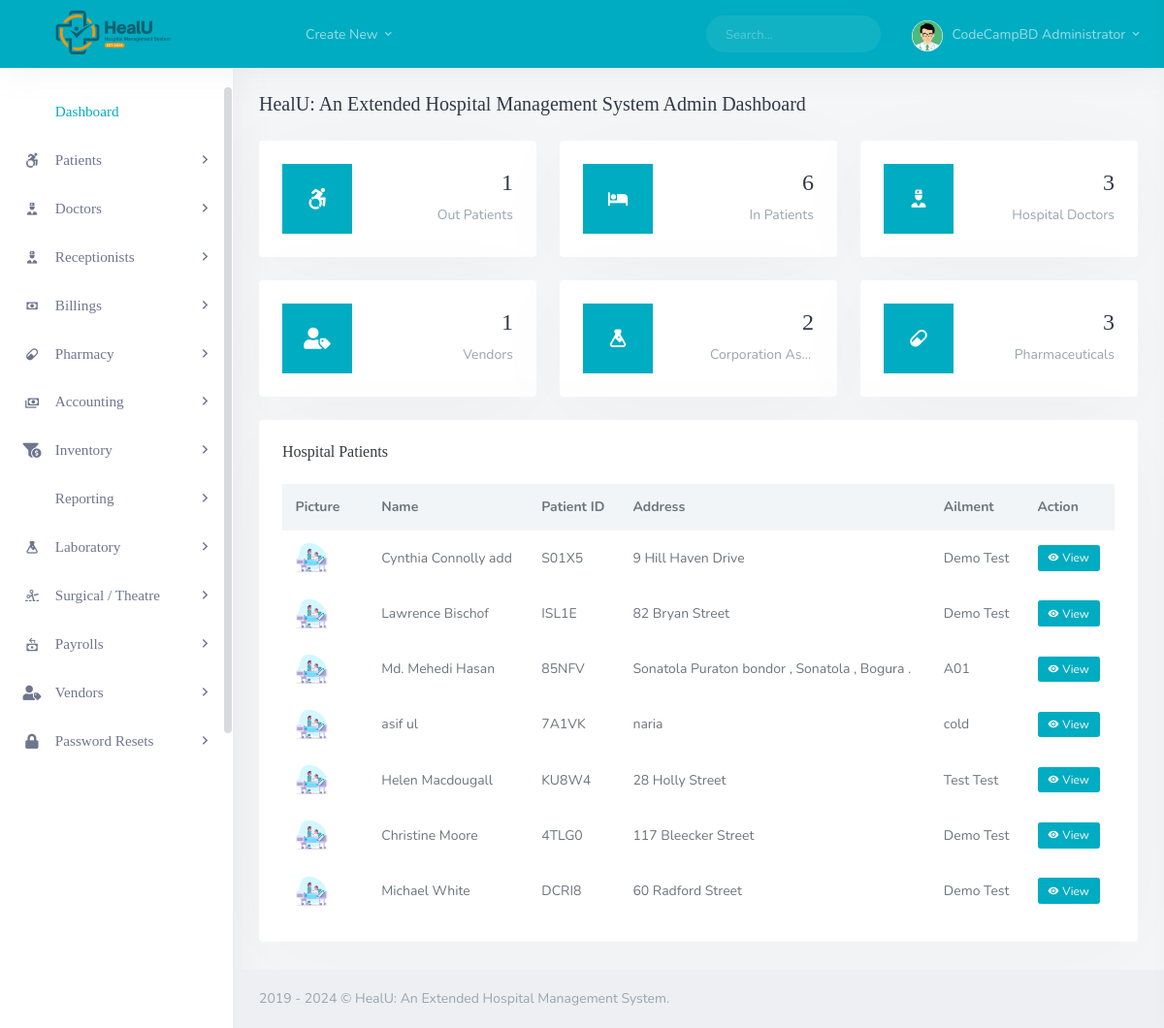
The page /backend/admin/his_admin_dashboard.php (signed in) on the database its author committed.
### tables this page shows
CREATE TABLE `his_admin` (
  `ad_id` int(11) NOT NULL,
  `ad_fname` varchar(200) DEFAULT NULL,
  `ad_lname` varchar(200) DEFAULT NULL,
  `ad_email` varchar(200) DEFAULT NULL,
  `ad_pwd` varchar(200) DEFAULT NULL,
  `ad_dpic` varchar(200) DEFAULT NULL
);

CREATE TABLE `his_patients` (
  `pat_id` int(11) NOT NULL,
  `pat_fname` varchar(200) DEFAULT NULL,
  `pat_lname` varchar(200) DEFAULT NULL,
  `pat_dob` varchar(200) DEFAULT NULL,
  `pat_age` varchar(200) DEFAULT NULL,
  `pat_number` varchar(200) DEFAULT NULL,
  `pat_addr` varchar(200) DEFAULT NULL,
  `pat_phone` varchar(200) DEFAULT NULL,
  `pat_type` varchar(200) DEFAULT NULL,
  `pat_date_joined` timestamp(6) NOT NULL DEFAULT current_timestamp(6) ON UPDATE current_timestamp(6),
  `pat_ailment` varchar(200) DEFAULT NULL,
  `pat_discharge_status` varchar(200) DEFAULT NULL,
   `doc_name` varchar(200) DEFAULT NULL,
  `doc_dept` varchar(200) DEFAULT NULL,
  `assign_doc_date` varchar(200) DEFAULT NULL,
  `assign_doc_time` varchar(200) DEFAULT NULL
);

### backend/admin/his_admin_dashboard.php (the view, shortened to what the rows shown need)
<?php
  include('assets/inc/config.php');
?>
<!DOCTYPE html>
<html lang="en">
<?php include("assets/inc/head.php");?>
<body>
    <div id="wrapper">
        <?php include('assets/inc/nav.php');?>
        <div class="content-page">
            <div class="content">
                <div class="container-fluid">
                    <div class="row">
                        <div class="col-xl-12">
                            <div class="card-box">
                                <div class="table-responsive">
                                    <table class="table table-borderless table-hover table-centered m-0">
                                        <thead class="thead-light">
                                            <tr>
                                                <th colspan="2">Picture</th>
                                                <th>Name</th>
                                                <th>Patient ID</th>
                                                <th>Address</th>
                                                <th>Ailment</th>
                                                <th>Action</th>
                                            </tr>
                                        </thead>
                                        <?php
                                                $ret="SELECT * FROM his_patients ORDER BY RAND() LIMIT 10 ";
                                                $stmt= $mysqli->prepare($ret) ;
                                                $stmt->execute() ;
                                                $res=$stmt->get_result();
                                                while($row=$res->fetch_object())
                                                {
                                            ?>
                                        <tbody>
                                            <tr>
                                                <td style="width: 36px;">
                                                    <img src="../receptionist/assets/images/patients.jpeg" alt=""
                                                    height="30px">
                                                </td>
                                                <td>
                                                </td>
                                                <td>
                                                    <?php echo $row->pat_fname;?> <?php echo $row->pat_lname;?>
                                                </td>
                                                <td>
                                                    <?php echo $row->pat_number;?>
                                                </td>
                                                <td>
                                                    <?php echo $row->pat_addr;?>
                                                </td>
                                                <td>
                                                    <?php echo $row->pat_ailment;?>
                                                </td>
                                                <td>
                                                    <a href="his_admin_view_single_patient.php?pat_id=<?php echo $row->pat_id;?>&&pat_number=<?php echo $row->pat_number;?>" class="btn btn-xs btn-success"
                                                    ><i class="mdi mdi-eye"></i> View</a>
                                                </td>
                                            </tr>
                                        </tbody>
                                        <?php }?>
                                    </table>
                                </div>
                            </div>
                        </div>
                    </div>
                </div>
            </div>
        </div>
    </div>
</body>
</html>

### backend/admin/assets/inc/nav.php (shortened to what the rows shown need)
<?php
    $aid=$_SESSION['ad_id'];
    $ret="select * from his_admin where ad_id=?";
    $stmt= $mysqli->prepare($ret) ;
    $stmt->bind_param('i',$aid);
    $stmt->execute() ;
    $res=$stmt->get_result();
    while($row=$res->fetch_object())
    {
?>
<div class="navbar-custom" style="background-color: #00acc1 ;">
    <ul class="list-unstyled topnav-menu float-right mb-0">
        <li class="d-none d-sm-block">
            <form class="app-search">
                <div class="app-search-box">
                    <div class="input-group">
                        <input type="text" class="form-control" placeholder="Search...">
                        <div class="input-group-append">
                            <button class="btn" type="submit">
                                <i class="fe-search"></i>
                            </button>
                        </div>
                    </div>
                </div>
            </form>
        </li>
        <li class="dropdown notification-list">
            <a class="nav-link dropdown-toggle nav-user mr-0 waves-effect waves-light" data-toggle="dropdown" href="#" role="button" aria-haspopup="false" aria-expanded="false">
                <img src="assets/images/users/<?php echo $row->ad_dpic;?>" alt="dpic" class="rounded-circle">
                <span class="pro-user-name ml-1">
                    <?php echo $row->ad_fname;?> <?php echo $row->ad_lname;?> <i class="mdi mdi-chevron-down"></i>
                </span>
            </a>
        </li>
    </ul>
    <div class="logo-box" >
        <a href="his_admin_dashboard.php" class="logo text-center">
            <span class="logo-lg" >
                <img src="assets/images/HealU.png" alt="" height="70">
            </span>
        </a>
    </div>
    <ul class="list-unstyled topnav-menu topnav-menu-left m-0">
        <li>
            <button class="button-menu-mobile waves-effect waves-light">
                <i class="fe-menu"></i>
            </button>
        </li>
        <li class="dropdown d-none d-lg-block">
            <a class="nav-link dropdown-toggle waves-effect waves-light" data-toggle="dropdown" href="#" role="button" aria-haspopup="false" aria-expanded="false">
                Create New
                <i class="mdi mdi-chevron-down"></i>
            </a>
        </li>
    </ul>
</div>
<?php }?>

### rows shown on the page
his_admin: ad_dpic (picture), ad_fname "CodeCampBD", ad_lname "Administrator"
his_patients: pat_fname "Cynthia", pat_lname "Connolly add", pat_number "S01X5", pat_addr "9 Hill Haven Drive", pat_ailment "Demo Test"
his_patients: pat_fname "Lawrence", pat_lname "Bischof", pat_number "ISL1E", pat_addr "82 Bryan Street", pat_ailment "Demo Test"
his_patients: pat_fname "Md. Mehedi", pat_lname "Hasan", pat_number "85NFV", pat_addr "Sonatola Puraton bondor , Sonatola , Bogura .", pat_ailment "A01"
his_patients: pat_fname "asif", pat_lname "ul", pat_number "7A1VK", pat_addr "naria", pat_ailment "cold"
his_patients: pat_fname "Helen", pat_lname "Macdougall", pat_number "KU8W4", pat_addr "28 Holly Street", pat_ailment "Test Test"
his_patients: pat_fname "Christine", pat_lname "Moore", pat_number "4TLG0", pat_addr "117 Bleecker Street", pat_ailment "Demo Test"
his_patients: pat_fname "Michael", pat_lname "White", pat_number "DCRI8", pat_addr "60 Radford Street", pat_ailment "Demo Test"

### other values the page prints
$outpatient "1"
$inpatient "6"
$doc "3"
$vendor "1"
$assets "2"
$phar "3"
